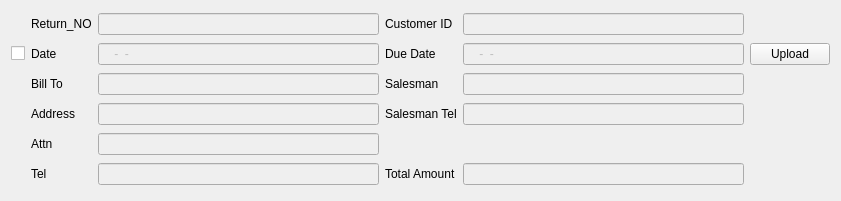
  <widget class="QWidget" name="gridLayoutWidget_2">
   <property name="geometry">
    <rect>
     <x>20</x>
     <y>70</y>
     <width>841</width>
     <height>201</height>
    </rect>
   </property>
   <layout class="QGridLayout" name="gridLayout_2">
    <item row="1" column="1">
     <widget class="QLabel" name="label_2">
      <property name="text">
       <string>Date</string>
      </property>
     </widget>
    </item>
    <item row="4" column="1">
     <widget class="QLabel" name="label_5">
      <property name="text">
       <string>Attn</string>
      </property>
     </widget>
    </item>
    <item row="1" column="4">
     <widget class="QLineEdit" name="dued_li">
      <property name="enabled">
       <bool>false</bool>
      </property>
      <property name="inputMask">
       <string>0000-00-00</string>
      </property>
     </widget>
    </item>
    <item row="2" column="2">
     <widget class="QLineEdit" name="billt_li">
      <property name="enabled">
       <bool>false</bool>
      </property>
     </widget>
    </item>
    <item row="4" column="2">
     <widget class="QLineEdit" name="attn_li">
      <property name="enabled">
       <bool>false</bool>
      </property>
     </widget>
    </item>
    <item row="3" column="1">
     <widget class="QLabel" name="label_4">
      <property name="text">
       <string>Address</string>
      </property>
     </widget>
    </item>
    <item row="2" column="1">
     <widget class="QLabel" name="label_3">
      <property name="text">
       <string>Bill To</string>
      </property>
     </widget>
    </item>
    <item row="1" column="3">
     <widget class="QLabel" name="label_24">
      <property name="text">
       <string>Due Date</string>
      </property>
     </widget>
    </item>
    <item row="3" column="3">
     <widget class="QLabel" name="label_26">
      <property name="text">
       <string>Salesman Tel</string>
      </property>
     </widget>
    </item>
    <item row="5" column="3">
     <widget class="QLabel" name="label_54">
      <property name="text">
       <string>Total Amount</string>
      </property>
     </widget>
    </item>
    <item row="5" column="2">
     <widget class="QLineEdit" name="tel_lu">
      <property name="enabled">
       <bool>false</bool>
      </property>
     </widget>
    </item>
    <item row="0" column="2">
     <widget class="QLineEdit" name="in_li">
      <property name="enabled">
       <bool>false</bool>
      </property>
     </widget>
    </item>
    <item row="3" column="4">
     <widget class="QLineEdit" name="saleste_li">
      <property name="enabled">
       <bool>false</bool>
      </property>
     </widget>
    </item>
    <item row="1" column="0">
     <widget class="QCheckBox" name="data_checkBox">
      <property name="text">
       <string/>
      </property>
     </widget>
    </item>
    <item row="1" column="2">
     <widget class="QLineEdit" name="da_li">
      <property name="enabled">
       <bool>false</bool>
      </property>
      <property name="inputMask">
       <string>0000-00-00</string>
      </property>
     </widget>
    </item>
    <item row="5" column="4">
     <widget class="QLineEdit" name="to_am_ed">
      <property name="enabled">
       <bool>false</bool>
      </property>
     </widget>
    </item>
    <item row="3" column="2">
     <widget class="QLineEdit" name="addr_li">
      <property name="enabled">
       <bool>false</bool>
      </property>
     </widget>
    </item>
    <item row="0" column="1">
     <widget class="QLabel" name="label_6">
      <property name="text">
       <string>Return_NO</string>
      </property>
     </widget>
    </item>
    <item row="2" column="3">
     <widget class="QLabel" name="label_25">
      <property name="text">
       <string>Salesman</string>
      </property>
     </widget>
    </item>
    <item row="0" column="4">
     <widget class="QLineEdit" name="cusid_li">
      <property name="enabled">
       <bool>false</bool>
      </property>
     </widget>
    </item>
    <item row="2" column="4">
     <widget class="QLineEdit" name="sales_li">
      <property name="enabled">
       <bool>false</bool>
      </property>
     </widget>
    </item>
    <item row="0" column="3">
     <widget class="QLabel" name="label_23">
      <property name="text">
       <string>Customer ID</string>
      </property>
     </widget>
    </item>
    <item row="5" column="1">
     <widget class="QLabel" name="label_53">
      <property name="text">
       <string>Tel</string>
      </property>
     </widget>
    </item>
    <item row="1" column="5">
     <widget class="QPushButton" name="data_upload">
      <property name="text">
       <string>Upload</string>
      </property>
     </widget>
    </item>
   </layout>
  </widget>
